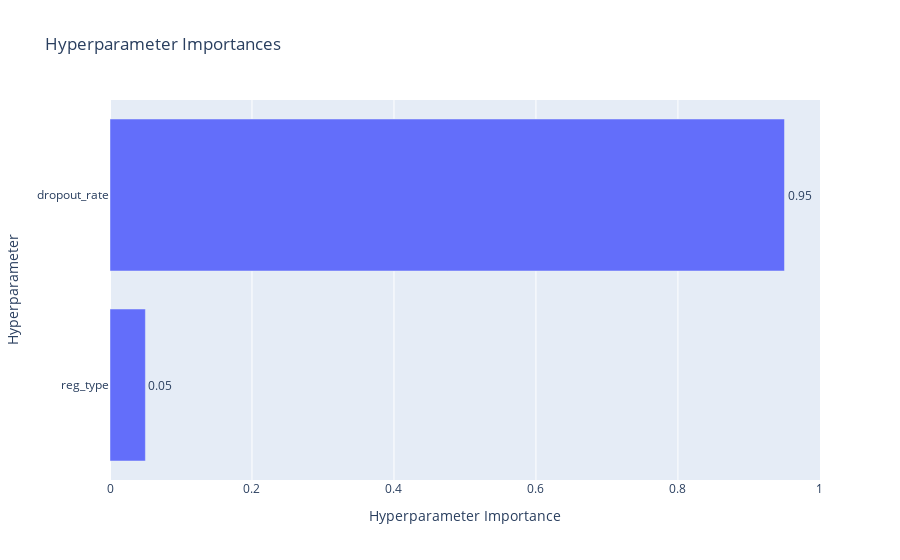
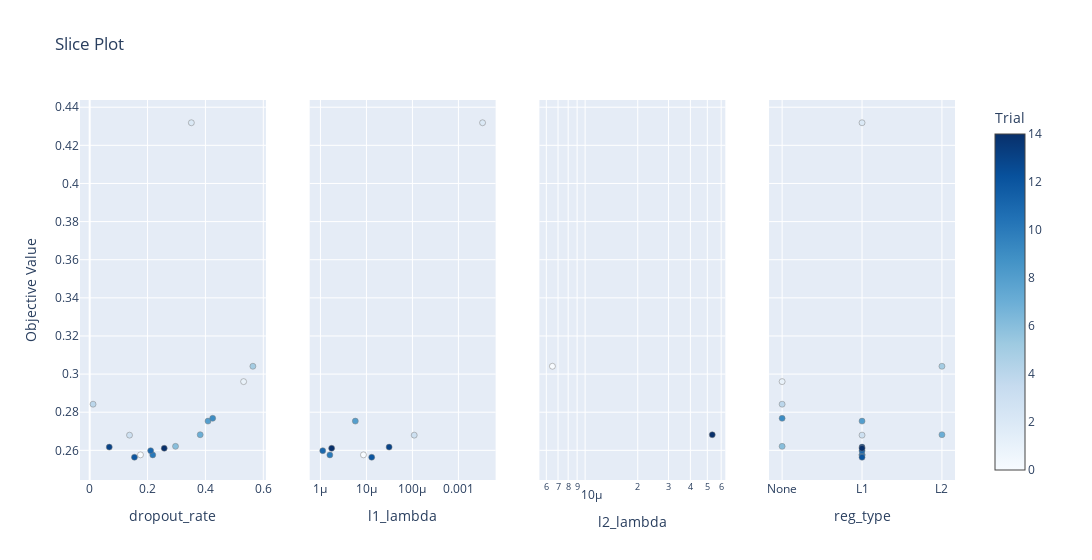

Notebook source saved alongside these figures, in order:
### Markdown cell above
3. regularyzacja i dropout

    Tutaj wykorzystamy bibliotekę optuna, która powinna znaleźć odpowiednią wartość tych dwóch hiperparametrów

### Code cell
import optuna

def objective(trial):
    
    dropout_rate = trial.suggest_float("dropout_rate", 0.0, 0.6)
    reg_type = trial.suggest_categorical("reg_type", ["None", "L1", "L2"])
    
    l1_lambda = 0.0
    l2_lambda = 0.0
     
    if reg_type == "L1":
        l1_lambda = trial.suggest_float("l1_lambda", 1e-6, 1e-2, log=True)
    elif reg_type == "L2":
        l2_lambda = trial.suggest_float("l2_lambda", 1e-6, 1e-2, log=True)

    
    model = ParameterizedMLP(
        hidden_layers=[256, 128, 64], 
        use_batch_norm=True,
        dropout_rate=dropout_rate,
        activation_fn=torch.nn.ReLU()
    )
   
    optimizer = torch.optim.Adam(model.parameters(), lr=0.001)
    scheduler = torch.optim.lr_scheduler.CosineAnnealingLR(optimizer, T_max=20)

    val_loss = train_model(
        model=model,
        train_loader=train_loader, 
        val_loader=val_loader,
        test_loader=test_loader,
        epochs=20, # na potrzeby testów zmniejszamy liczbę epok
        optimizer=optimizer,
        loss_fn=loss_fn,
        patience=5,
        model_save_path="optuna_reg_test.pth",
        scheduler=scheduler,
        l1_lambda=l1_lambda,
        l2_lambda=l2_lambda,
        print_logs=False,
        early_stopping=True
    )
    
    return val_loss


study = optuna.create_study(direction="minimize")
study.optimize(objective, n_trials=15) 

print("Najlepsze parametry:")
print(study.best_params)

# Wizualizacja ważności parametrów 
optuna.visualization.plot_param_importances(study).show()

# Wizualizacja zależności 
optuna.visualization.plot_slice(study).show()

### Figure 1 — Plotly figure (JSON) as saved in the notebook; plotly's stock layout.template omitted (floating-point values rounded to 4 significant figures)
{"data": [{"cliponaxis": false, "hovertemplate": ["reg_type (CategoricalDistribution): 0.049860935576011144<extra></extra>", "dropout_rate (FloatDistribution): 0.9501390644239889<extra></extra>"], "name": "Objective Value", "orientation": "h", "text": ["0.05", "0.95"], "textposition": "outside", "type": "bar", "x": [0.04986, 0.9501], "y": ["reg_type", "dropout_rate"]}], "layout": {"title": {"text": "Hyperparameter Importances"}, "xaxis": {"title": {"text": "Hyperparameter Importance"}}, "yaxis": {"title": {"text": "Hyperparameter"}}}}

### Figure 2 — Plotly figure (JSON) as saved in the notebook; plotly's stock layout.template omitted (floating-point values rounded to 4 significant figures)
{"data": [{"marker": {"color": [0, 1, 2, 3, 4, 5, 6, 7, 8, 9, 10, 11, 12, 13, 14], "colorbar": {"title": {"text": "Trial"}, "x": 1, "xpad": 40}, "colorscale": [[0, "rgb(247,251,255)"], [0.125, "rgb(222,235,247)"], [0.25, "rgb(198,219,239)"], [0.375, "rgb(158,202,225)"], [0.5, "rgb(107,174,214)"], [0.625, "rgb(66,146,198)"], [0.75, "rgb(33,113,181)"], [0.875, "rgb(8,81,156)"], [1, "rgb(8,48,107)"]], "line": {"color": "Grey", "width": 0.5}, "showscale": true}, "mode": "markers", "name": "Feasible Trial", "showlegend": false, "type": "scatter", "x": [0.1755, 0.532, 0.3513, 0.1377, 0.01158, 0.564, 0.2966, 0.3819, 0.4089, 0.425, 0.2179, 0.2107, 0.1546, 0.06759, 0.2576], "xaxis": "x", "y": [0.2576, 0.296, 0.4319, 0.268, 0.2842, 0.3041, 0.2621, 0.2682, 0.2753, 0.2768, 0.2576, 0.2598, 0.2564, 0.2617, 0.2611], "yaxis": "y"}, {"marker": {"color": [0, 2, 3, 8, 10, 11, 12, 13, 14], "colorbar": {"title": {"text": "Trial"}, "x": 1, "xpad": 40}, "colorscale": [[0, "rgb(247,251,255)"], [0.125, "rgb(222,235,247)"], [0.25, "rgb(198,219,239)"], [0.375, "rgb(158,202,225)"], [0.5, "rgb(107,174,214)"], [0.625, "rgb(66,146,198)"], [0.75, "rgb(33,113,181)"], [0.875, "rgb(8,81,156)"], [1, "rgb(8,48,107)"]], "line": {"color": "Grey", "width": 0.5}, "showscale": false}, "mode": "markers", "name": "Feasible Trial", "showlegend": false, "type": "scatter", "x": [8.616e-06, 0.003354, 0.0001094, 5.731e-06, 1.603e-06, 1.121e-06, 1.303e-05, 3.114e-05, 1.752e-06], "xaxis": "x2", "y": [0.2576, 0.4319, 0.268, 0.2753, 0.2576, 0.2598, 0.2564, 0.2617, 0.2611], "yaxis": "y2"}, {"marker": {"color": [5, 7], "colorbar": {"title": {"text": "Trial"}, "x": 1, "xpad": 40}, "colorscale": [[0, "rgb(247,251,255)"], [0.125, "rgb(222,235,247)"], [0.25, "rgb(198,219,239)"], [0.375, "rgb(158,202,225)"], [0.5, "rgb(107,174,214)"], [0.625, "rgb(66,146,198)"], [0.75, "rgb(33,113,181)"], [0.875, "rgb(8,81,156)"], [1, "rgb(8,48,107)"]], "line": {"color": "Grey", "width": 0.5}, "showscale": false}, "mode": "markers", "name": "Feasible Trial", "showlegend": false, "type": "scatter", "x": [6.502e-06, 5.337e-05], "xaxis": "x3", "y": [0.3041, 0.2682], "yaxis": "y3"}, {"marker": {"color": [0, 1, 2, 3, 4, 5, 6, 7, 8, 9, 10, 11, 12, 13, 14], "colorbar": {"title": {"text": "Trial"}, "x": 1, "xpad": 40}, "colorscale": [[0, "rgb(247,251,255)"], [0.125, "rgb(222,235,247)"], [0.25, "rgb(198,219,239)"], [0.375, "rgb(158,202,225)"], [0.5, "rgb(107,174,214)"], [0.625, "rgb(66,146,198)"], [0.75, "rgb(33,113,181)"], [0.875, "rgb(8,81,156)"], [1, "rgb(8,48,107)"]], "line": {"color": "Grey", "width": 0.5}, "showscale": false}, "mode": "markers", "name": "Feasible Trial", "showlegend": false, "type": "scatter", "x": ["L1", "None", "L1", "L1", "None", "L2", "None", "L2", "L1", "None", "L1", "L1", "L1", "L1", "L1"], "xaxis": "x4", "y": [0.2576, 0.296, 0.4319, 0.268, 0.2842, 0.3041, 0.2621, 0.2682, 0.2753, 0.2768, 0.2576, 0.2598, 0.2564, 0.2617, 0.2611], "yaxis": "y4"}], "layout": {"title": {"text": "Slice Plot"}, "width": 1200, "xaxis": {"anchor": "y", "domain": [0, 0.2125], "title": {"text": "dropout_rate"}}, "xaxis2": {"anchor": "y2", "domain": [0.2625, 0.475], "title": {"text": "l1_lambda"}, "type": "log"}, "xaxis3": {"anchor": "y3", "domain": [0.525, 0.7375], "title": {"text": "l2_lambda"}, "type": "log"}, "xaxis4": {"anchor": "y4", "categoryarray": ["None", "L1", "L2"], "categoryorder": "array", "domain": [0.7875, 1], "title": {"text": "reg_type"}, "type": "category"}, "yaxis": {"anchor": "x", "domain": [0, 1], "title": {"text": "Objective Value"}}, "yaxis2": {"anchor": "x2", "domain": [0, 1], "matches": "y", "showticklabels": false}, "yaxis3": {"anchor": "x3", "domain": [0, 1], "matches": "y", "showticklabels": false}, "yaxis4": {"anchor": "x4", "domain": [0, 1], "matches": "y", "showticklabels": false}}}
